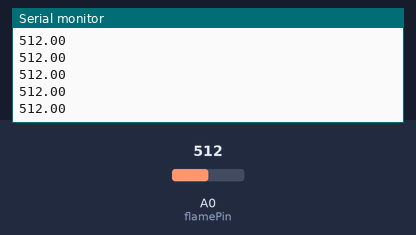
This sketch was run on a simulated Arduino Uno, built with avr-gcc and run on an emulated ATmega328P. Shown: the last lines printed to the serial monitor. Inputs (shaded band) come from the test bench; at power-on: A0 (flamePin) = 512.

Above: at 1.2 s.
1.3 s: A0 (flamePin) set to 64
At 1.31 s:
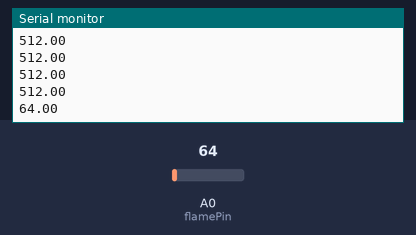
2.8 s: A0 (flamePin) set to 57
At 2.82 s:
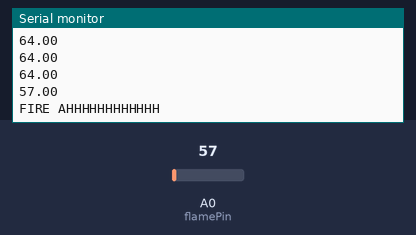
Timing chart, 0 to 5.8 s (numbered marks = the images above; inputs shaded):
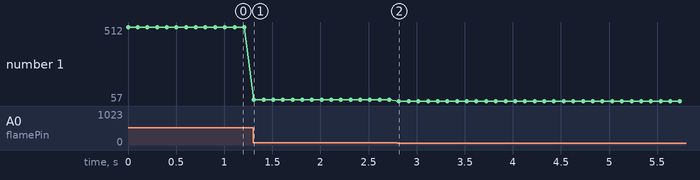

The sketch:

fire_alarm.ino
```cpp
const uint8_t flamePin = A0;
const int sensorMax = 1024;
const int sensorMin = 0;
void setup() {
  Serial.begin(115200);
  // put your setup code here, to run once:
}

void loop() {
  // put your main code here, to run repeatedly:
  float flameReading = analogRead(flamePin);
  Serial.println(flameReading);
  if (flameReading < 60) {
    Serial.println("FIRE AHHHHHHHHHHHH");
  }
  delay(100);
}
```

Measured:
- the behaviour switches between 60 and 59 on A0 (flamePin) (found by bisection; images 1 and 2)
- after the input at 1.3 s, the serial monitor: prints a new line at once (image 1)
- after the input at 2.8 s, the serial monitor: prints a new line at once (image 2)
- plotted number 1: 512 → 64 after the input at 1.3 s, 64 → 57 after the input at 2.8 s
